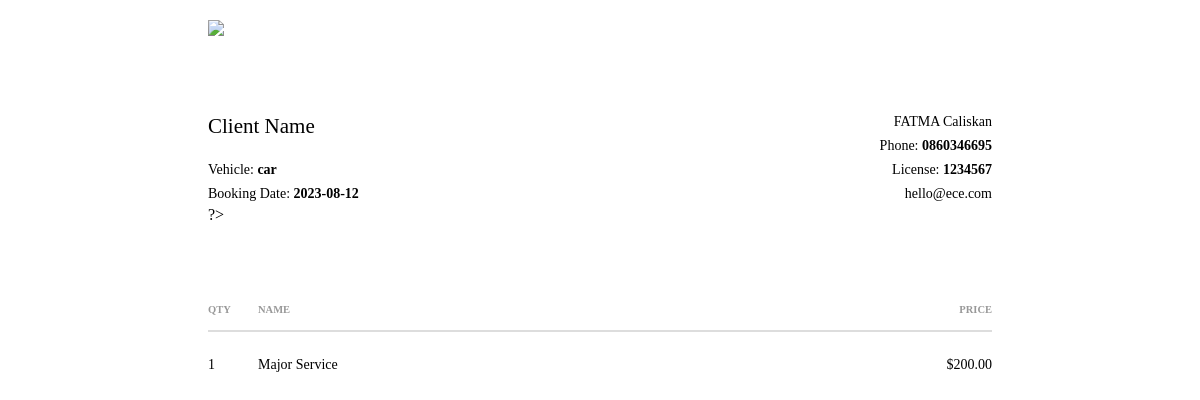
/adminpage/invoice-template.php?id=109, run on the app's committed database.
### tables this page shows
CREATE TABLE `bookings` (
  `idbookings` int(11) NOT NULL,
  `idcustomers` int(11) NOT NULL,
  `idvehicles` int(11) NOT NULL,
  `booking_date` date NOT NULL,
  `service_id` int(11) NOT NULL,
  `customer_note` varchar(255) DEFAULT NULL,
  `id_mechanics` int(11) NOT NULL,
  `status` int(11) DEFAULT NULL
);

CREATE TABLE `customers` (
  `idcustomers` int(11) NOT NULL,
  `firstname` varchar(50) NOT NULL,
  `surname` varchar(50) NOT NULL,
  `mobile_phone` varchar(15) NOT NULL,
  `email` varchar(50) NOT NULL,
  `password` text NOT NULL
);

CREATE TABLE `vehicles` (
  `idvehicles` int(11) NOT NULL,
  `idcustomers` int(11) NOT NULL,
  `vehicle_type` varchar(50) NOT NULL,
  `make` varchar(50) NOT NULL,
  `license` varchar(50) NOT NULL,
  `engine_type` varchar(50) NOT NULL
);

CREATE TABLE `services` (
  `service_id` int(11) NOT NULL,
  `service_name` varchar(50) NOT NULL,
  `fixed_price` decimal(10,2) NOT NULL,
  `credit` int(11) DEFAULT 1
);

### adminpage/invoice-template.php (the view, shortened to what this page needs)
<?php
require "../userpages/connection.php";
if (isset($_GET["id"])) {
 $id = filter_var($_GET["id"], FILTER_SANITIZE_NUMBER_INT);
 $sql = "SELECT b.idbookings, c.firstname, c.surname, c.mobile_phone, v.vehicle_type, v.license, b.booking_date, s.service_name, s.fixed_price,
    GROUP_CONCAT(pt.part_name) as part_names, GROUP_CONCAT(pt.price) as part_prices
    FROM bookings b
    INNER JOIN customers c ON b.idcustomers = c.idcustomers
    INNER JOIN vehicles v ON b.idvehicles = v.idvehicles
    INNER JOIN services s ON b.service_id = s.service_id
    LEFT JOIN part_cost pc ON b.idbookings = pc.bill_id
    LEFT JOIN parts pt ON pc.part_id = pt.part_id
    WHERE b.idbookings = ?
    GROUP BY b.idbookings, c.firstname, c.surname, c.mobile_phone, v.vehicle_type, v.license, b.booking_date, s.service_name, s.fixed_price";
 $stmt = $mysqli->prepare($sql);
 $stmt->bind_param("i", $id);
 $stmt->execute();
 $bookings = $stmt->get_result();
 if ($bookings->num_rows > 0) {
  $row = $bookings->fetch_assoc();
  echo '
     <!DOCTYPE html>
<html>
<head>
</head>
<body>
<div class="pdf-container" style="padding-left:100px;padding-right:100px;">
 <div class="logo-container">
  <img
   style="height: 18px"
   src="https://app.useanvil.com/img/email-logo-black.png"
  >
 </div>
 <table class="invoice-info-container">
 <tr>
  <td rowspan="2" class="client-name">
   Client Name
  </td>
  <td>
  ' .
   $row["firstname"] .
   " " .
   $row["surname"] .
   '
  </td>
 </tr>
 <tr>
 <td>
 Phone: <strong>' .
   $row["mobile_phone"] .
   '</strong>
 </td>
 </tr>
 <tr>
  <td>
  Vehicle: <strong>' .
   $row["vehicle_type"] .
   '</strong>
  </td>
  <td>
  License: <strong>' .
   $row["license"] .
   '</strong>
  </td>
 </tr>
 <tr>
  <td>
  Booking Date: <strong>' .
   $row["booking_date"] .
   ' </strong>
  </td>
  <td>
   hello@ece.com
  </td>
 </tr>
</table>
<table class="line-items-container">
 <thead>
  <tr>
   <th class="heading-quantity">Qty</th>
   <th class="heading-description">Name</th>
   <th class="heading-price">Price</th>
  </tr>
 </thead>
 <tbody>
  <tr>
   <td>1</td>
   <td>' .
   $row["service_name"] .
   '</td>
   <td class="right">$' .
   $row["fixed_price"] .
   '</td>
  </tr>';
 } else {
  echo "No results found.";
 }
} else {
 header("HTTP/1.1 400 Bad Request");
 echo "Error: ID parameter missing in the request.";
}
?>

### adminpage/invoice-template.php (style rules this page uses)
body { font-size: 16px; padding: 0 100px; }
table { width: 100%; border-collapse: collapse; }
table tr td { padding: 0; }
table tr td:last-child { text-align: right; }
.right { text-align: right; }
.logo-container { margin: 20px 0 70px 0; }
.invoice-info-container { font-size: 0.875em; }
.invoice-info-container td { padding: 4px 0; }
.client-name { font-size: 1.5em; vertical-align: top; }
.line-items-container { margin: 70px 0; font-size: 0.875em; }
.line-items-container th { text-align: left; color: #999; border-bottom: 2px solid #ddd; padding: 10px 0 15px 0; font-size: 0.75em; text-transform: uppercase; }
.line-items-container th:last-child { text-align: right; }
.line-items-container td { padding: 15px 0; }
.line-items-container tbody tr:first-child td { padding-top: 25px; }
.line-items-container th.heading-quantity { width: 50px; }
.line-items-container th.heading-price { text-align: right; width: 100px; }

### data on the page
bookings: idcustomers.firstname "FATMA", idcustomers.surname "Caliskan", idcustomers.mobile_phone "0860346695", idvehicles.vehicle_type "car", idvehicles.license "1234567", booking_date "2023-08-12", service.service_name "Major Service", service.fixed_price "200.00"
